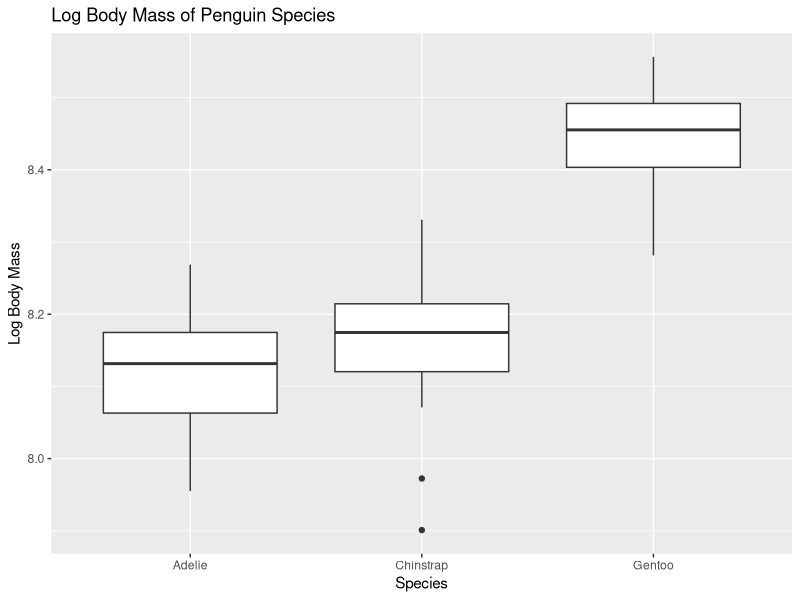
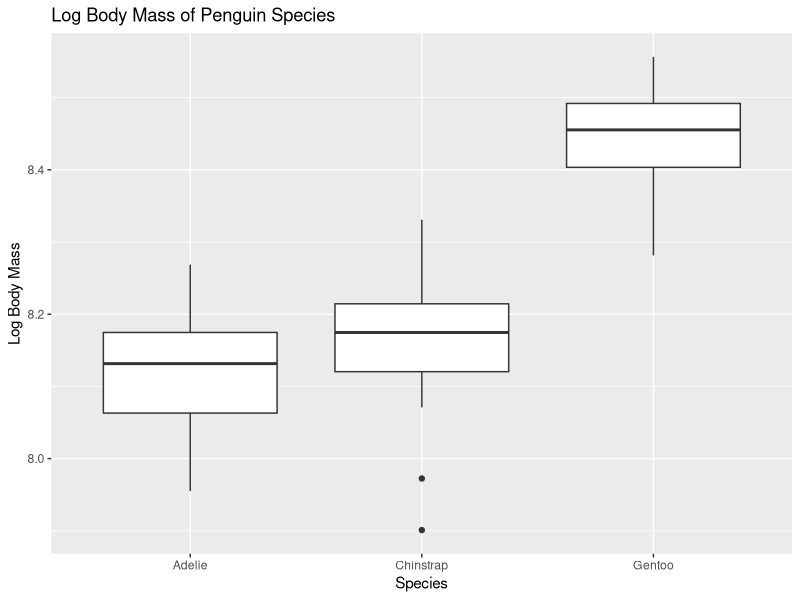

Here is the R script that generated these plots, in order:
## Week 4 HW: Calculating and Plotting Summary Statistics for penguin data ##
## Mei Iwamoto ##
## September 15th, 2026 ##

#install packages

#load libraries 
library(palmerpenguins)
library(dplyr)
library(tidyverse)


#view data
view(penguins)

#calculate the mean and variance of body mass by species, island, and sex without any NAs
penguins |> 
  drop_na(species, island, sex) |> 
  group_by(species, island, sex) |> 
  summarize(mean_body_mass = mean(body_mass_g), body_mass_variance = var(body_mass_g))

#filters out (i.e. excludes) male penguins, then calculates the log body mass, then selects only the columns for species, island, sex, and log body mass, then use these data to make any plot. Make sure the plot has clean and clear labels and follows best practices. Save the plot in the correct output folder.

penguins |> 
  filter(sex=="female") |> 
  mutate(log_body_mass = log(body_mass_g)) |> 
  select(species, island, sex, log_body_mass) |> 
  ggplot(aes(x=species, y=log_body_mass)) +
  geom_boxplot() +
  labs(title = "Log Body Mass of Penguin Species", x="Species", y="Log Body Mass")

#save plot in outputs folder 
  ggsave(here("Week_04","Outputs","LogBody.png"), width = 7, height = 5)


  
